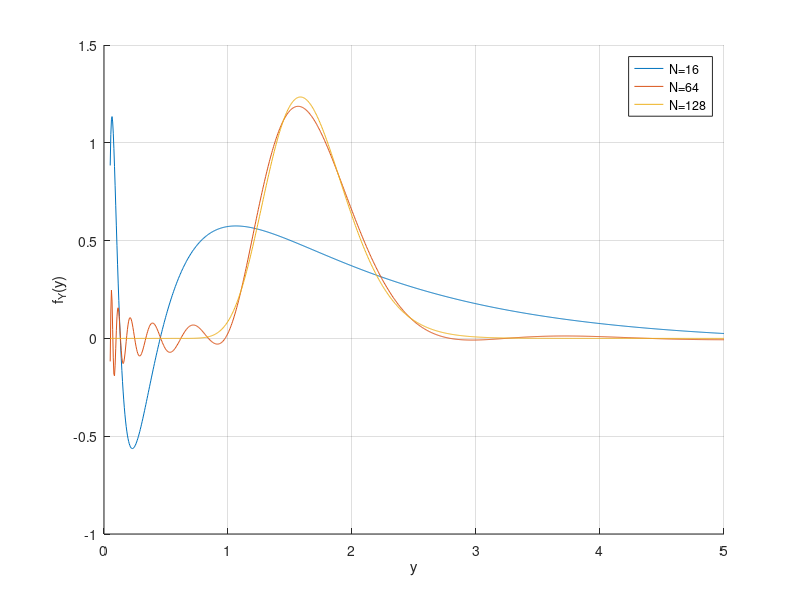

MATLAB code to generate this figure:
function COS_LogNormal_Density_Recovery
close all;clc;
format long
i = complex(0,1); %assigning i=sqrt(-1)

% COS method settings

a = -10; % Truncation domain
b =  10;

% Characteristic function parameters

mu     = 0.5;    sigma  = 0.2;

% Domain for the density f(x)

y = linspace(0.05,5,1000);

% Characteristic function  

cf  =  @(u) exp(i * mu * u - 0.5 * sigma^2 * u.^2);

% Iterate over different numbers of expansion terms

Ngrid = [16,64,128];
idx = 1;
figure(1); hold on; grid on;xlabel('y');ylabel('f_Y(y)')
legend_txt= cell(length(Ngrid),1);

for N=Ngrid

    % Density from the COS method

    f_Y =1./y .* COSDensity(cf,log(y),N,a,b);
    plot(y,f_Y)
    legend_txt{idx} = sprintf('N=%i',N);
    idx = idx + 1;
end
legend(legend_txt)

function f_X = COSDensity(cf,x,N,a,b)
i = complex(0,1); %assigning i=sqrt(-1)
k = 0:N-1; 
u = k * pi / (b - a);

% F_k coefficients

F_k    = 2 / (b - a) * real(cf(u) .* exp(-i * u * a));
F_k(1) = F_k(1) * 0.5; % adjustment for the first term

% Final calculation

f_X = F_k * cos(u' * (x - a));
